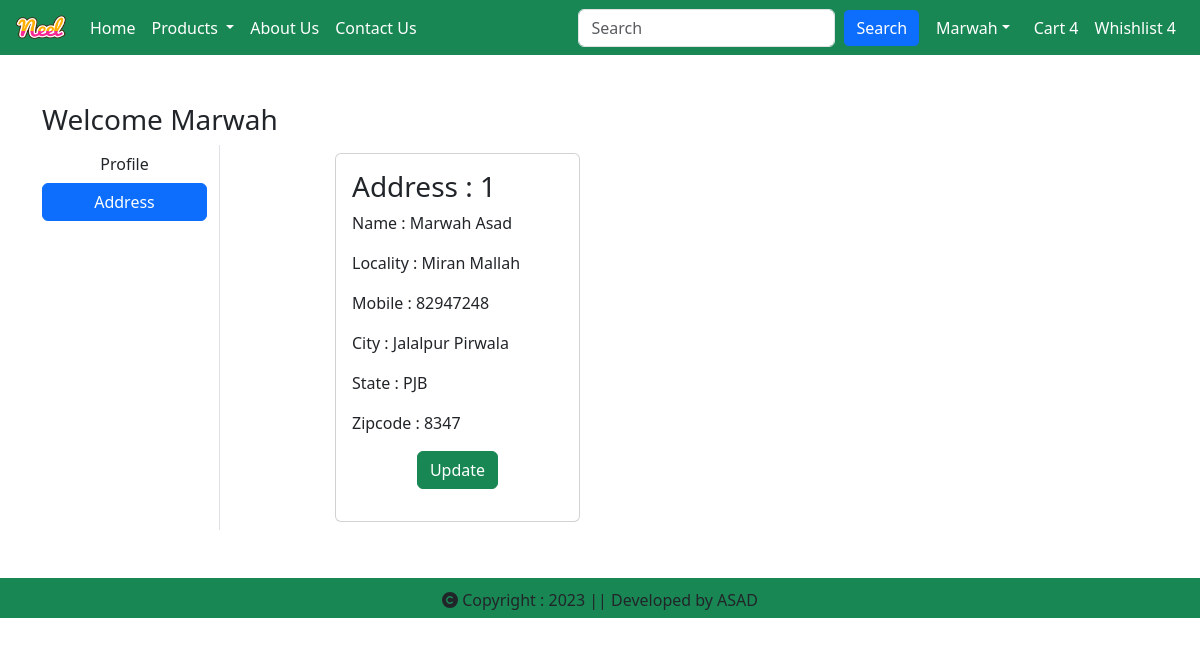
The page /address/ (signed in) on the database as committed earlier.
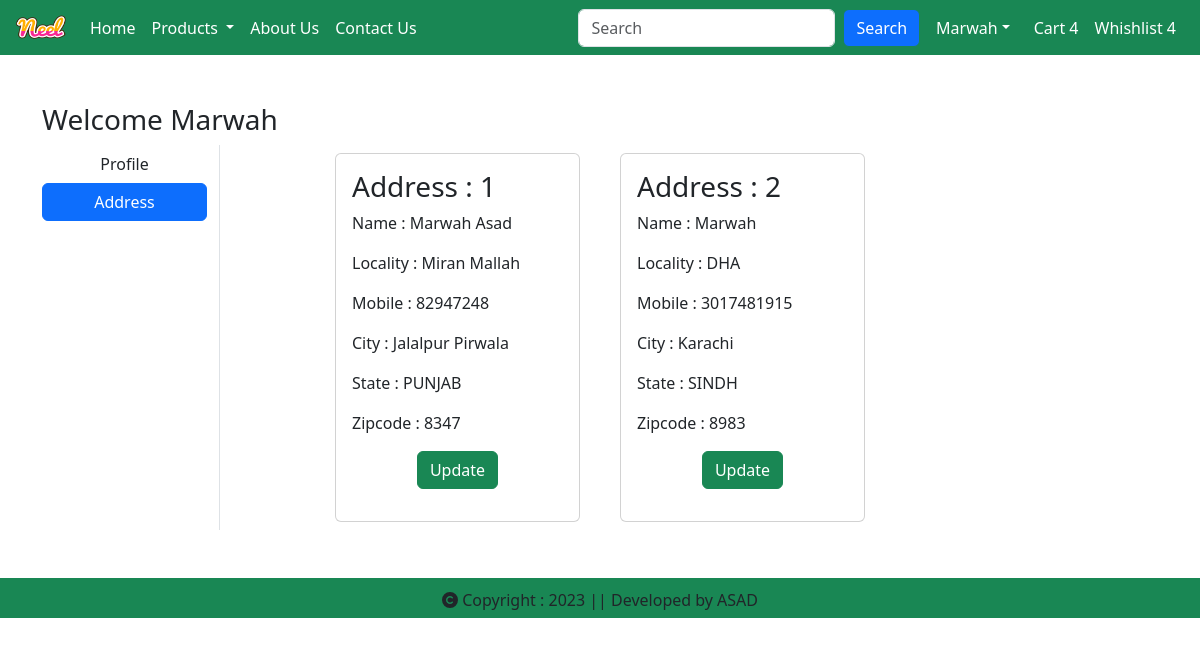
The same page on the database as committed later.
### app/models.py (models this page shows, shortened)
class Customer(models.Model):
    user = models.ForeignKey(User, on_delete=models.CASCADE)
    name = models.CharField(max_length=200)
    locality = models.CharField(max_length=200)
    city = models.CharField(max_length=50)
    mobile = models.IntegerField(default=0)
    zipcode = models.IntegerField()
    state = models.CharField(choices=STATE_CHOICES, max_length=50)

### app/views.py (the view)
# urls.py: path('address/', AddressView, name="address"),
def AddressView(request):
    add = Customer.objects.filter(user=request.user)
    context = {'page' : "Address", 'add' : add}
    return render(request, 'app/address.html',context)

### app/templates/app/address.html
{% extends 'base.html' %}
{% block start %}
<div class="container my-5">
  <div class="row">
    <h3>Welcome <span class="text-capitalize">{{request.user.first_name}}</span></h3>
    <div class="col-sm-2 border-end">
      <ul class="list-unstyled">
        <li class="d-grid"><a href="{% url 'profile' %}" class="btn">Profile</a></li>
        <li class="d-grid"><a href="{% url 'address' %}" class="btn btn-primary">Address</a></li>
      </ul>
    </div>
    <div class="col-sm-6 offset-sm-1">
      <div class="row">
        {% for ad in add %}
        <div class="col-sm-6">
          <div class="card m-2">
            <div class="card-body">
              <h3>Address : {{ forloop.counter }}</h3>
              <p>Name : {{ad.name}}</p>
              <p>Locality : {{ ad.locality }}</p>
              <p>Mobile : {{ad.mobile}}</p>
              <p>City : {{ad.city}}</p>
              <p>State : {{ad.state}}</p>
              <p>Zipcode : {{ad.zipcode}}</p>
              <p class="text-center"><a href="{% url 'updateAddress' id=ad.id %}" type="button"
                  class="btn btn-success">Update</a></p>
            </div>
          </div>
        </div>
        {% endfor %}
      </div>
    </div>
  </div>
</div>
{% endblock %}

Rows that differ between the two databases and show on the page:
changed Customer "Marwah Asad": state "PJB" → "PUNJAB"
added Customer: name "Marwah", locality "DHA", mobile "3017481915", city "Karachi", state "SINDH", zipcode "8983"
